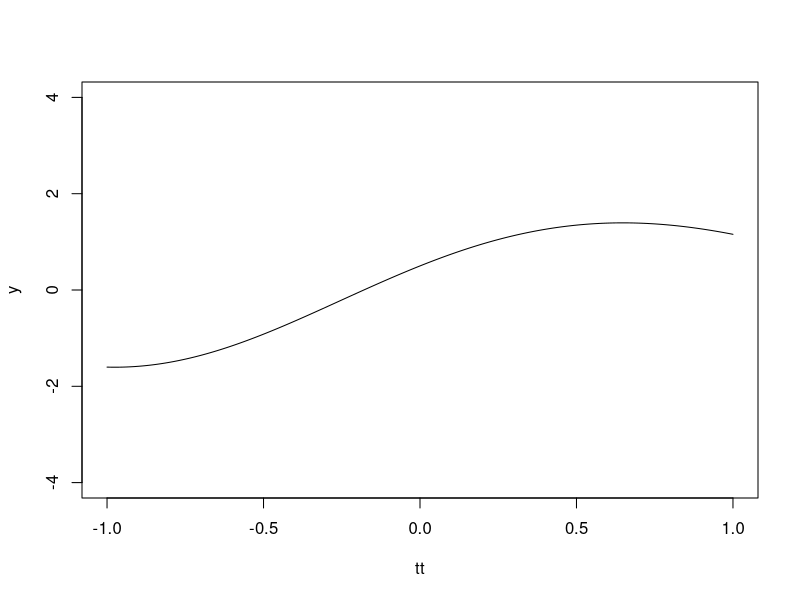
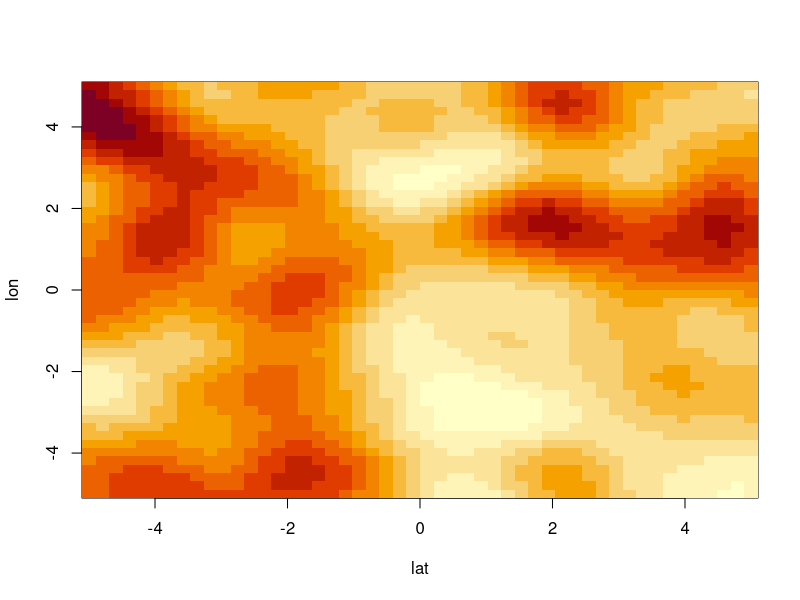
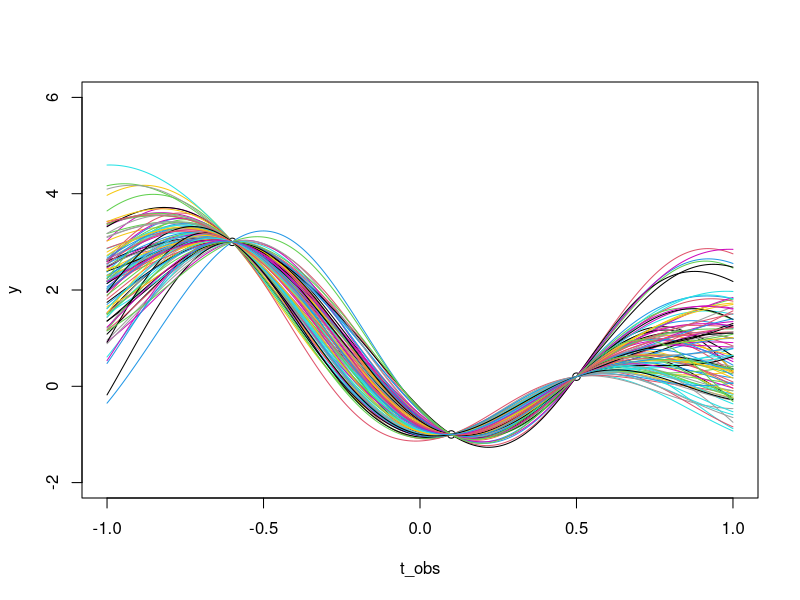

Write R code to recreate these figures, in order.
library(mvtnorm)
nt <- 300
tt <- seq(-1, 1, length = nt)

Covfn <- function(tau2, phi, d) {
  tau2 * exp(-phi * d)
}
Covfn <- function(tau2, phi, d) {
  tau2 * exp(-phi * d^2)
}

# dist gives just a triangle matrix, use as.matrix to fill in whole thing
D <- dist(tt) |> as.matrix()

tau2 <- 2
phi <- .5

Sig <- Covfn(tau2, phi, D)
mu <- rep(0, nt)


y <- rmvnorm(1, mean = mu, sigma = Sig)

plot(tt, y, type = 'l', ylim = c(-4, 4))


# 2D example
n_latlon <- 50
lat <- seq(-5, 5, length = n_latlon)
lon <- seq(-5, 5, length = n_latlon)
latlon <- expand.grid(lat = lat, lon = lon)

D <- dist(latlon) |> as.matrix()

tau2 <- 2
phi <- .5

Sig <- Covfn(tau2, phi, D)
mu <- rep(0, n_latlon^2)

Y <- matrix(c(rmvnorm(1, mean = mu, sigma = Sig)), nrow = n_latlon)
image(lat, lon, Y)




## Posterior (interpolation)
nt <- 300
t_obs <- c(-.6, .1, .5)
y <- c(3, -1, .2)
n <- length(y)
tt <- seq(-1, 1, length = nt)

ttt <- c(tt, t_obs)

tau2 <- 1
phi <- 3

D <- as.matrix(dist(ttt))
D_tt <- D[1:nt, 1:nt]
D_tto <- D[1:nt, (nt+1):(nt+n)]
D_oo <- D[(nt+1):(nt+n), (nt+1):(nt+n)]

sig_tt <- Covfn(tau2, phi, D_tt)
sig_tto <- Covfn(tau2, phi, D_tto)
sig_oo <- Covfn(tau2, phi, D_oo)

mu_tt <- rep(0, nt)
mu_oo <- rep(0, n)

mu_ttgo <- mu_tt + sig_tto %*% solve(sig_oo, y - mu_oo)
sig_ttgo <- sig_tt - sig_tto %*% solve(sig_oo, t(sig_tto))

Y <- matrix(NA, nrow = 100, ncol = nt)

for (i in 1:100) {
  Y[i,] <- rmvnorm(1, mean = mu_ttgo, sigma = sig_ttgo)
}

plot(t_obs, y, ylim = c(-2, 6), xlim = c(-1, 1))
for (i in 1:100) {
  lines(tt, Y[i,], col = i)
}
